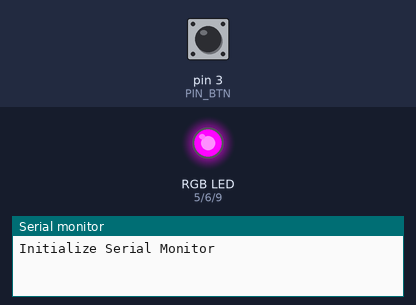
A sketch run on a simulated Arduino Leonardo, built with avr-gcc and run on an emulated ATmega32U4. Parts: an RGB LED mixed from three pins (HIGH = lit), the last lines printed to the serial monitor. Inputs (shaded band) come from the test bench; at power-on: pin 3 (PIN_BTN) HIGH. EEPROM starts erased.

Above: at 1.2 s.
1.3 s: pin 3 (PIN_BTN) pulled LOW for 0.15 s
At 1.95 s:
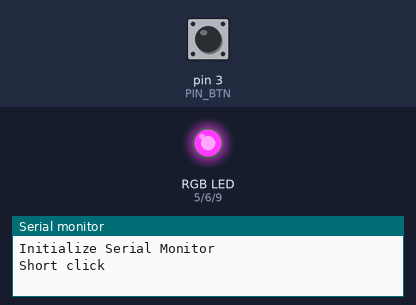
4.3 s: pin 3 (PIN_BTN) pulled LOW for 1 s
At 5.58 s:
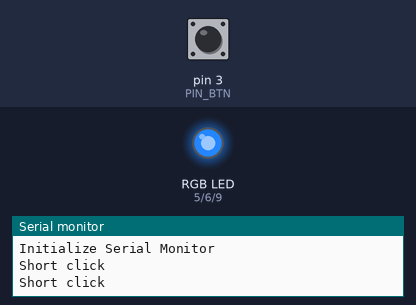
8.3 s: pin 3 (PIN_BTN) pulled LOW for 3.2 s
At 10.3 s:
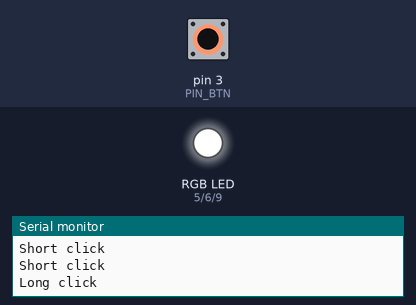
Timing chart, 0 to 11.8 s (numbered marks = the images above; inputs shaded):
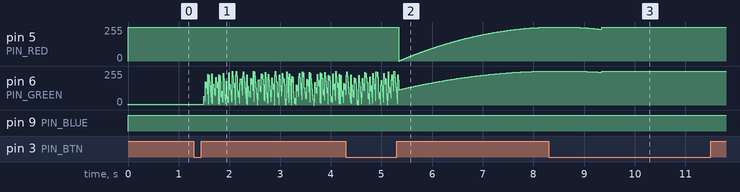

The sketch:

rgb-controller.ino
```cpp
#include <EEPROM.h>
#include <math.h>

const int PIN_LED = 17;
const int PIN_BTN = 3;
const int PIN_RED = 5;
const int PIN_GREEN = 6;
const int PIN_BLUE = 9;

const int LOOP_INTERVAL = 10;

int EEPROM_CURRENT_ADDRESS = 0;

const int EEPROM_ON_ADDRESS = EEPROM_CURRENT_ADDRESS++;
const int EEPROM_MODE_ADDRESS = EEPROM_CURRENT_ADDRESS++;
const int EEPROM_HUE_ADDRESS = EEPROM_CURRENT_ADDRESS++;
const int EEPROM_VALUE_ADDRESS = EEPROM_CURRENT_ADDRESS++;

const float BRIGHTNESS_STEP_PER_S = 0.33;
const float HUE_STEP_PER_S = 0.025;
const float OFF_FADE_OUT_S = 1;

// Variables will change:
int buttonState;            // the current reading from the input pin
int lastButtonState = LOW;  // the previous reading from the input pin

// the following variables are unsigned longs because the time, measured in
// milliseconds, will quickly become a bigger number than can be stored in an int.
unsigned long lastDebounceTime = 0;  // the last time the output pin was toggled
unsigned long debounceDelay = 40;    // the debounce time; increase if the output flickers


// State
bool on;
//  mode 0: static light
//  mode 1: hue cycle
//  mode 2: brightness cycle
int mode;

// LED state
float hue;
float saturation = 1;
float value;

// Button state
int btnPrevious = 1;
unsigned long tDown = 0;
boolean pressHandled = true;

// Reusable rgb color
const float rgbColor[3];

// Time of last loop
unsigned long tLastLoop = 0;

// Time since off (for fading out)
unsigned long tOff = 0;

// Brightness breath effect, going up or doin
bool brightnessGoingUp = true;

void setup() {
  pinMode(PIN_GREEN, OUTPUT);
  pinMode(PIN_BLUE, OUTPUT);
  pinMode(PIN_RED, OUTPUT);
  pinMode(PIN_BTN, INPUT_PULLUP);

  // Turn off internal LED
  pinMode(LED_BUILTIN_TX,INPUT);
  pinMode(LED_BUILTIN_RX,INPUT);

  Serial.begin(9600);
  Serial.println("Initialize Serial Monitor");

  on = EEPROM.read(EEPROM_ON_ADDRESS);
  mode = EEPROM.read(EEPROM_MODE_ADDRESS);
  hue = EEPROM.read(EEPROM_HUE_ADDRESS);
  value = EEPROM.read(EEPROM_VALUE_ADDRESS);

   if (value < 0.1) value = 1;
}

void loop() {
  // Click handling
  int reading = digitalRead(PIN_BTN);

  // Serial.print("Reading: ");
  // Serial.print(reading);
  // Serial.print(", buttonState: ");
  // Serial.println(buttonState);

  if (reading != lastButtonState) {
    lastDebounceTime = millis();
  }

  if ((millis() - lastDebounceTime) > debounceDelay) {
    if (reading != buttonState) {

      buttonState = reading;

      if (buttonState == LOW) {
        tDown = millis();
        pressHandled = false;
      } else {
        if (!pressHandled) {
          onShortClick();
          pressHandled = true;
        }
      }
    }
  }
  // Serial.print("Press handled: ");
  // Serial.println(pressHandled);
  if (pressHandled != true && (millis() - tDown) > 1000) {
    pressHandled = true;
    onLongClick();
  }

  lastButtonState = reading;

  // Light handling
  if (on) {
    unsigned long msSinceLastLoop = millis() - tLastLoop;

    switch (mode) {
      case 0:
        // Static color, no need to change
        break;
      case 1:
        // Cycle trough hue, wrapping around at 1.0
        hue = fmod(hue + (HUE_STEP_PER_S / 1000) * msSinceLastLoop, 1.0);
        break;
      case 2:
        // Brightness breath effect
        float newValue = value + (BRIGHTNESS_STEP_PER_S / 1000) * msSinceLastLoop * (brightnessGoingUp ? 1 : -1);
        if (newValue > 1) brightnessGoingUp = false;
        if (newValue < 0) brightnessGoingUp = true;
        value = max(0, min(newValue, 1.0));
        break;
    }

    // Serial.print("Hue: ");
    // Serial.print(hue);
    // Serial.print(", saturation: ");
    // Serial.print(saturation);
    // Serial.print(", value: ");
    // Serial.println(value);

    setLEDColor(hsv2rgb(hue, saturation, value, rgbColor));
  } else {

    setLEDColor(new float[3] {0.0, 0.0, 0.0});
  }

  tLastLoop = millis();

  // Loop interval
  delay(LOOP_INTERVAL);
}

void onShortClick() {
  Serial.println("Short click");
  if (!on) {
    toggleOn();
  } else {
    cycleMode();
  }
}

void onLongClick() {
  Serial.println("Long click");
  toggleOn();
}

void cycleMode() {
  mode ++;
  mode = mode % 3;
  EEPROM.write(EEPROM_MODE_ADDRESS, mode);
}

void toggleOn() {
  on = !on;
  EEPROM.write(EEPROM_ON_ADDRESS, on);
  if (on) {
    if (value < 0.1) value = 1;
  } else {
    tOff = millis();
  }

  // int ms = OFF_FADE_OUT_S * 1000;
  // float tempHue = hue;
  // for(int i = 0; i < ms; i += LOOP_INTERVAL) {
  //   Serial.print("hue=");
  //   Serial.println(hue);
  //   float percent = ((float)i / ms);
  //   setLEDColor(hsv2rgb(((int)(hue * 100)) / 100.0, saturation, value * (on ? percent : 1 - percent), rgbColor));
  //   delay(LOOP_INTERVAL);
  // }
  // tLastLoop = millis();
}

// Color stuff (https://gist.github.com/postspectacular/2a4a8db092011c6743a7)
// HSV->RGB conversion based on GLSL version
// expects hsv channels defined in 0.0 .. 1.0 interval
float fract(float x) { return x - int(x); }
float mix(float a, float b, float t) { return a + (b - a) * t; }

float* hsv2rgb(float h, float s, float b, float* rgb) {
  rgb[0] = b * mix(1.0, constrain(abs(fract(h + 1.0) * 6.0 - 3.0) - 1.0, 0.0, 1.0), s);
  rgb[1] = b * mix(1.0, constrain(abs(fract(h + 0.6666666) * 6.0 - 3.0) - 1.0, 0.0, 1.0), s);
  rgb[2] = b * mix(1.0, constrain(abs(fract(h + 0.3333333) * 6.0 - 3.0) - 1.0, 0.0, 1.0), s);
  return rgb;
}

void setLEDColor(float *rgb) {

  analogWrite(PIN_RED, 255 - (int)((rgb[0]) * 255 * value));
  analogWrite(PIN_GREEN, 255 - (int)((rgb[1]) * 255 * value));
  analogWrite(PIN_BLUE, 255 - (int)((rgb[2]) * 255 * value));

  // Serial.print("Set LED color: ");
  // Serial.print(rgb[0]);
  // Serial.print(", ");
  // Serial.print(rgb[1]);
  // Serial.print(", ");
  // Serial.println(rgb[2]);
}
```
